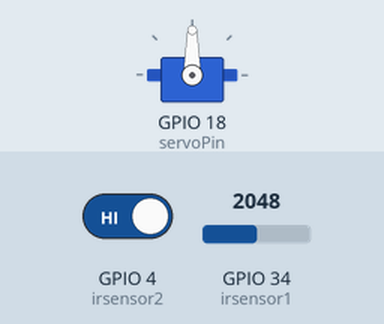
Simulated run of this sketch. Board: ESP32. Parts: servo. The test bench sets the inputs (shaded band); at power-on: GPIO 34 (irsensor1) = 2048, GPIO 4 (irsensor2) HIGH. WiFi joins after 1.5 s; servers stay silent unless stated; what the sketch prints to the serial monitor is not drawn.

Above: at 3.0 s.
3.1 s: GPIO 34 (irsensor1) set to 6
9.1 s: GPIO 34 (irsensor1) set to 3
At 10.7 s:
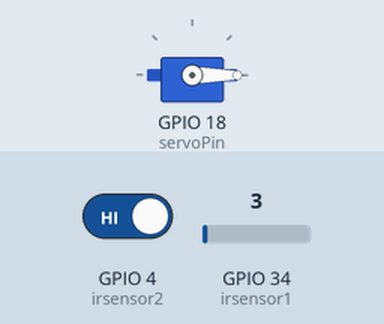
11.8 s: GPIO 34 (irsensor1) set to 491
At 12.2 s:
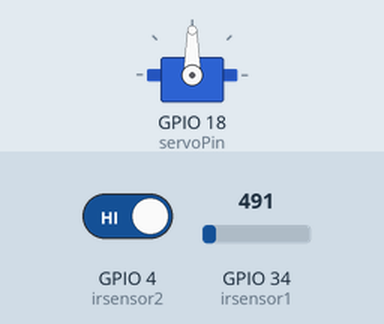
17.3 s: GPIO 34 (irsensor1) set to 0
At 19.1 s:
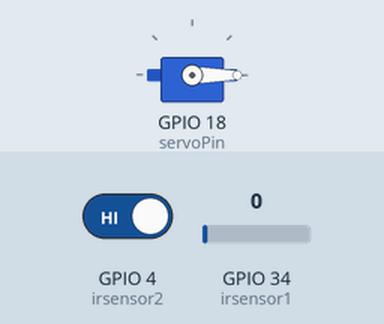
Timing chart, 0 to 20.6 s (numbered marks = the images above; inputs shaded):
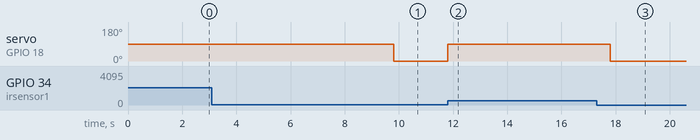

Measured:
- the behaviour switches between 5 and 4 on GPIO 34 (irsensor1) (found by bisection; images 0 and 1)
- after the input at 9.1 s, servo on GPIO 18 (servoPin): 90° → 0° after 0.70 s
- after the input at 11.8 s, servo on GPIO 18 (servoPin): 0° → 90° at once
- after the input at 17.3 s, servo on GPIO 18 (servoPin): 90° → 0° after 0.50 s

The sketch:

new_coding_robot_clening.ino
```cpp
#include <WiFi.h>
#include <WiFiClientSecure.h>
#include <UniversalTelegramBot.h>
#include <ArduinoJson.h>
#include <ESP32Servo.h>

Servo myservo;

int state = 0;

// Replace with your network credentials
const char* ssid = "HP";
const char* password = "nafza9494";

// Initialize Telegram BOT
#define BOTtoken "5353052388:AAEJcTXdxKF2I2Z28IIr51X8wWJaRvCjNoY"  // your Bot Token (Get from Botfather)

// Use @myidbot to find out the chat ID of an individual or a group
// Also note that you need to click "start" on a bot before it can
// message you
#define CHAT_ID "5040790093"

WiFiClientSecure client;
UniversalTelegramBot bot(BOTtoken, client);

int servoPin = 18;

int irsensor1 = 34;
int irsensor2 = 4;

int valueirsensor1 = 0;
int valueirsensor2 = 0;

void setup() {
  Serial.begin(115200);

  // PIR Motion Sensor mode INPUT_PULLUP
  pinMode(irsensor1, INPUT);
  pinMode(irsensor2, INPUT);

  ESP32PWM::allocateTimer(0);
  ESP32PWM::allocateTimer(1);
  ESP32PWM::allocateTimer(2);
  ESP32PWM::allocateTimer(3);
  myservo.setPeriodHertz(50);// Standard 50hz servo
  myservo.attach(servoPin, 1000, 2000);

  // Attempt to connect to Wifi network:
  Serial.print("Connecting Wifi: ");
  Serial.println(ssid);

  WiFi.mode(WIFI_STA);
  WiFi.begin(ssid, password);
  client.setCACert(TELEGRAM_CERTIFICATE_ROOT); // Add root certificate for api.telegram.org

  while (WiFi.status() != WL_CONNECTED) {
    Serial.print(".");
    delay(500);
  }

  Serial.println("");
  Serial.println("WiFi connected");
  Serial.print("IP address: ");
  Serial.println(WiFi.localIP());

  bot.sendMessage(CHAT_ID, "Bot started up", "");
}

void loop() {
  valueirsensor1 = analogRead(irsensor1); // 0 - 1023
  valueirsensor2 = digitalRead(irsensor2);

  if (valueirsensor1 >= 5){
    myservo.write(90);
    delay(2000);
    myservo.write(0);
    }

  if (valueirsensor2 == LOW && state == 0){
    bot.sendMessage(CHAT_ID, "SAMPAH PENUH", "");
    state = 1;
    }
  else{
    state = 0;
    }
}
```
